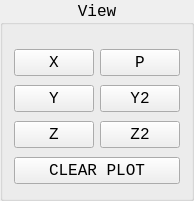
   <widget class="QGroupBox" name="groupBox_16">
    <property name="geometry">
     <rect>
      <x>1280</x>
      <y>550</y>
      <width>190</width>
      <height>201</height>
     </rect>
    </property>
    <property name="font">
     <font>
      <family>Monospace</family>
      <pointsize>12</pointsize>
     </font>
    </property>
    <property name="title">
     <string>View</string>
    </property>
    <property name="alignment">
     <set>Qt::AlignCenter</set>
    </property>
    <layout class="QGridLayout" name="gridLayout_11">
     <property name="topMargin">
      <number>21</number>
     </property>
     <item row="1" column="0">
      <widget class="QPushButton" name="view_y_pb">
       <property name="font">
        <font>
         <family>Monospace</family>
         <pointsize>12</pointsize>
        </font>
       </property>
       <property name="text">
        <string>Y</string>
       </property>
      </widget>
     </item>
     <item row="2" column="0">
      <widget class="QPushButton" name="view_z_pb">
       <property name="font">
        <font>
         <family>Monospace</family>
         <pointsize>12</pointsize>
        </font>
       </property>
       <property name="text">
        <string>Z</string>
       </property>
      </widget>
     </item>
     <item row="1" column="1">
      <widget class="QPushButton" name="view_y2_pb">
       <property name="font">
        <font>
         <family>Monospace</family>
         <pointsize>12</pointsize>
        </font>
       </property>
       <property name="text">
        <string>Y2</string>
       </property>
      </widget>
     </item>
     <item row="2" column="1">
      <widget class="QPushButton" name="view_z2_pb">
       <property name="font">
        <font>
         <family>Monospace</family>
         <pointsize>12</pointsize>
        </font>
       </property>
       <property name="text">
        <string>Z2</string>
       </property>
      </widget>
     </item>
     <item row="0" column="0">
      <widget class="QPushButton" name="view_x_pb">
       <property name="font">
        <font>
         <family>Monospace</family>
         <pointsize>12</pointsize>
        </font>
       </property>
       <property name="text">
        <string>X</string>
       </property>
      </widget>
     </item>
     <item row="0" column="1">
      <widget class="QPushButton" name="view_p_pb">
       <property name="font">
        <font>
         <family>Monospace</family>
         <pointsize>12</pointsize>
        </font>
       </property>
       <property name="text">
        <string>P</string>
       </property>
      </widget>
     </item>
     <item row="3" column="0" colspan="2">
      <widget class="QPushButton" name="view_clear_pb">
       <property name="font">
        <font>
         <family>Monospace</family>
         <pointsize>12</pointsize>
        </font>
       </property>
       <property name="text">
        <string>CLEAR PLOT</string>
       </property>
      </widget>
     </item>
    </layout>
   </widget>
